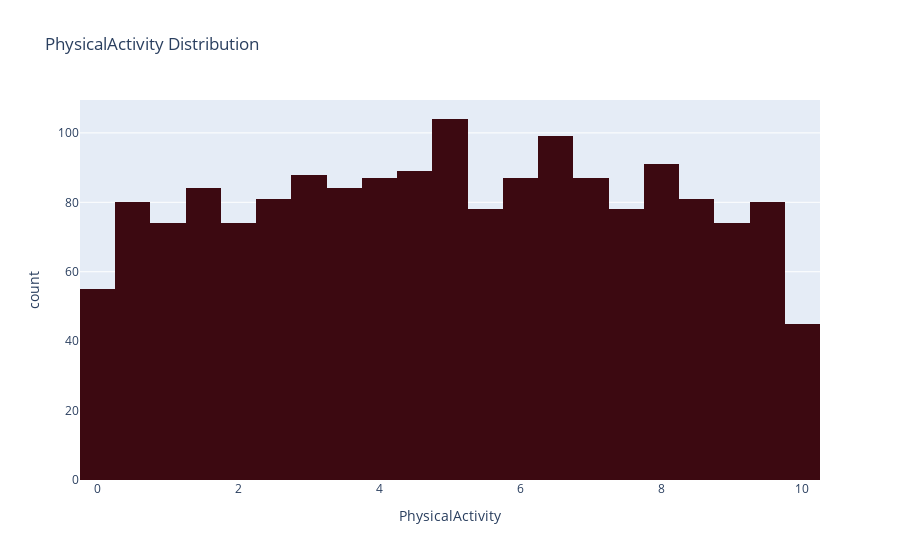

The code cell stored with this chart in its notebook:
### Markdown cell above
## PHYSICAL ACTIVITY DISTIBUTION

### Code cell
plt = px.histogram(df, x="PhysicalActivity", title="PhysicalActivity Distribution", color_discrete_sequence=px.colors.sequential.amp_r)
plt.show()

### Figure 1 — Plotly figure (JSON) as saved in the notebook; plotly's stock layout.template omitted (floating-point values rounded to 4 significant figures; data arrays with more than 128 entries replaced by an {"elided": "..."} marker saying what was removed)
{"data": [{"alignmentgroup": "True", "bingroup": "x", "hovertemplate": "PhysicalActivity=%{x}<br>count=%{y}<extra></extra>", "legendgroup": "", "marker": {"color": "rgb(60, 9, 17)", "pattern": {"shape": ""}}, "name": "", "offsetgroup": "", "orientation": "v", "showlegend": false, "type": "histogram", "x": {"elided": "1700 float values"}, "xaxis": "x", "yaxis": "y"}], "layout": {"barmode": "relative", "legend": {"tracegroupgap": 0}, "title": {"text": "PhysicalActivity Distribution"}, "xaxis": {"anchor": "y", "domain": [0, 1], "title": {"text": "PhysicalActivity"}}, "yaxis": {"anchor": "x", "domain": [0, 1], "title": {"text": "count"}}}}
